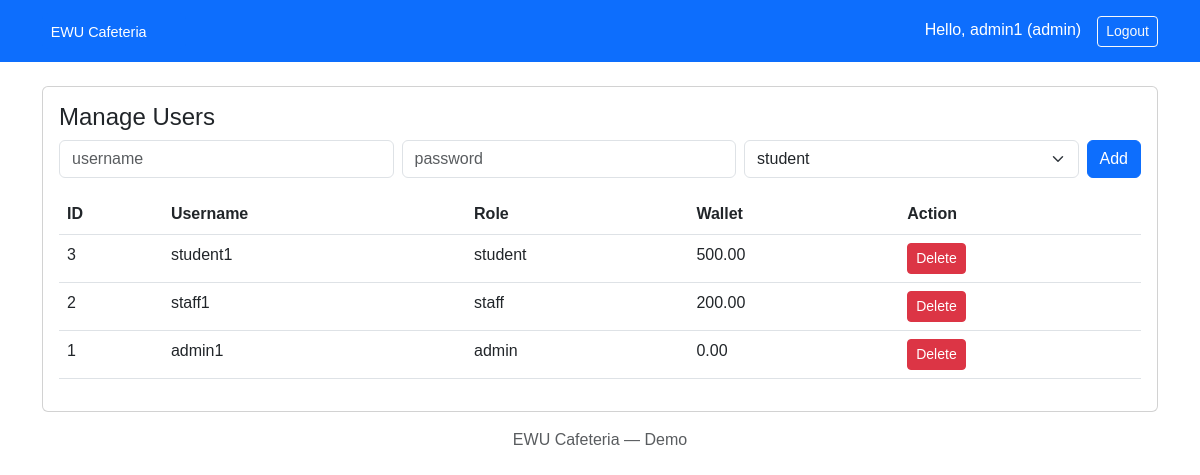
The page /manage_users.php (signed in) on the database its author committed.
### tables this page shows
CREATE TABLE users (id INT AUTO_INCREMENT PRIMARY KEY, username VARCHAR(50) UNIQUE NOT NULL, password VARCHAR(255) NOT NULL, role ENUM('admin','staff','student') NOT NULL, wallet DECIMAL(10,2) DEFAULT 0.00);

### manage_users.php (the view)
<?php require '../config.php'; require '../includes/header.php'; if(!isset($_SESSION['role'])||$_SESSION['role']!=='admin'){ header('Location: ../login.php'); exit;} $msg=''; if($_SERVER['REQUEST_METHOD']==='POST'){ if(isset($_POST['add'])){ $u=trim($_POST['username']); $pw=md5(trim($_POST['password'])); $r=$_POST['role']; if($u!=''){ $st=$conn->prepare('INSERT INTO users (username,password,role,wallet) VALUES (?,?,?,0)'); $st->bind_param('sss',$u,$pw,$r); $st->execute(); $st->close(); $msg='User added'; } } if(isset($_POST['delete'])){ $id=intval($_POST['id']); $st=$conn->prepare('DELETE FROM users WHERE id=?'); $st->bind_param('i',$id); $st->execute(); $st->close(); $msg='Deleted'; } } $users=$conn->query('SELECT * FROM users ORDER BY id DESC'); ?>
<div class="card p-3"><h4>Manage Users</h4><?php if($msg) echo '<div class="alert alert-success">'.$msg.'</div>'; ?><form method="post" class="row g-2 mb-3"><div class="col"><input class="form-control" name="username" placeholder="username"></div><div class="col"><input class="form-control" name="password" placeholder="password"></div><div class="col"><select class="form-select" name="role"><option value="student">student</option><option value="staff">staff</option><option value="admin">admin</option></select></div><div class="col-auto"><button class="btn btn-primary" name="add">Add</button></div></form><table class="table"><thead><tr><th>ID</th><th>Username</th><th>Role</th><th>Wallet</th><th>Action</th></tr></thead><tbody><?php while($u=$users->fetch_assoc()): ?><tr><td><?= (int)$u['id'] ?></td><td><?= htmlspecialchars($u['username']) ?></td><td><?= htmlspecialchars($u['role']) ?></td><td><?= number_format($u['wallet'],2) ?></td><td><form method="post"><input type="hidden" name="id" value="<?= (int)$u['id'] ?>"><button class="btn btn-sm btn-danger" name="delete" onclick="return confirm('Delete?')">Delete</button></form></td></tr><?php endwhile; ?></tbody></table></div>
<?php require '../includes/footer.php'; ?>

### style.css (style rules this page uses)
body { font-family:Arial,Helvetica,sans-serif }

### rows shown on the page
users: id "3", username "student1", role "student", wallet "500.00"
users: id "2", username "staff1", role "staff", wallet "200.00"
users: id "1", username "admin1", role "admin", wallet "0.00"

### other values the page prints
$_SESSION['username'] "admin1"
$_SESSION['role'] "admin"
